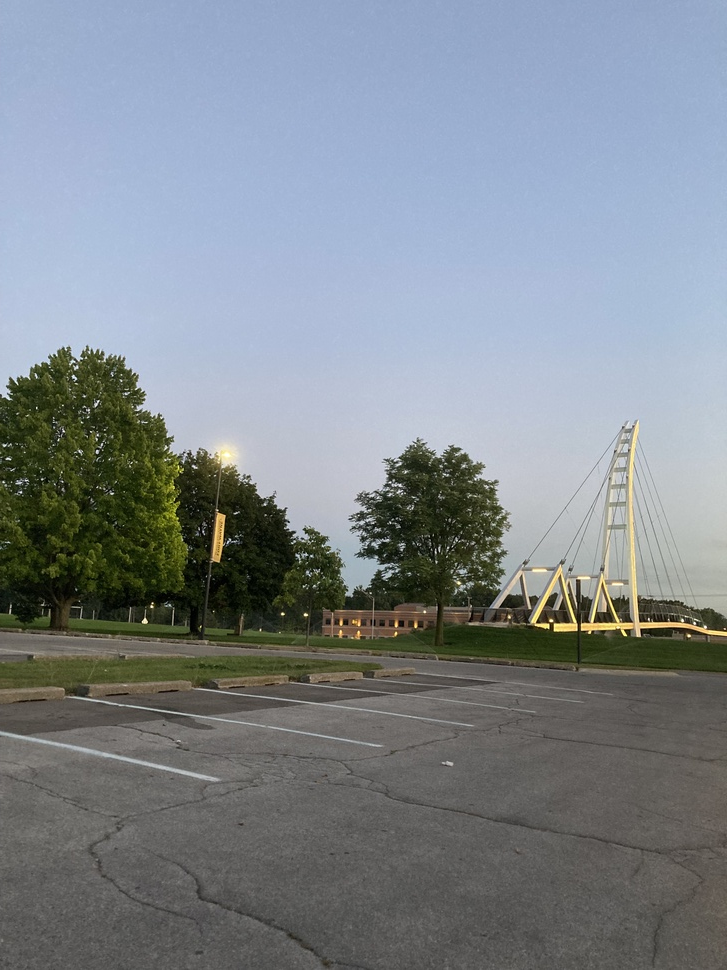
#> input picture Images/image1.jpg, 727 x 970 px, shrunk from 3024 x 4032 before the run, found by its file name
$ jupyter execute --allow-errors img_stitch_gradientdomainblend.ipynb   (older library calls are emulated)
#> lines starting #> are read from the running program, lines starting #| are printed output that depends on the picture
[cell 1]
import sys
import cv2
import numpy as np
from scipy.sparse import diags
from scipy.sparse.linalg import spsolve
from scipy.sparse import csr_matrix
from google.colab.patches import cv2_imshow

[cell 2]
# Load input images
image1 = cv2.imread('image1.jpg')
#> image1 is the input picture: shape (970, 727, 3); mean B, G, R 141.6, 135.2, 127.7
image2 = cv2.imread('image2.jpg')
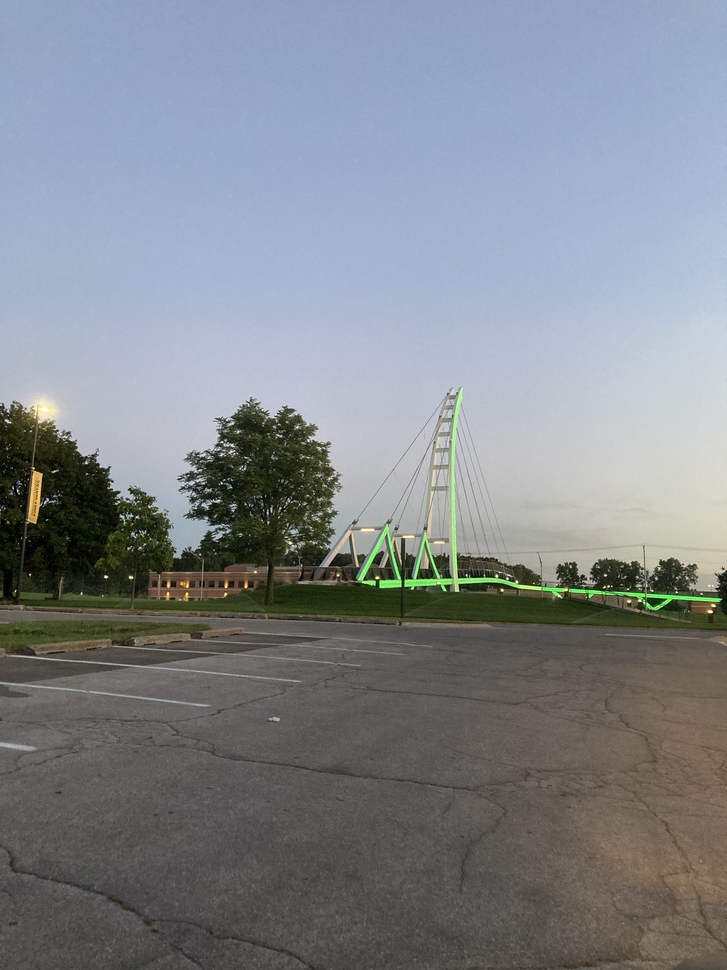
#> input picture Images/image2.jpg, 727 x 970 px, shrunk from 3024 x 4032 before the run, found by its file name
#> image2 is the input picture: shape (970, 727, 3); mean B, G, R 140.8, 134.4, 129.3
image3 = cv2.imread('image3.jpg')
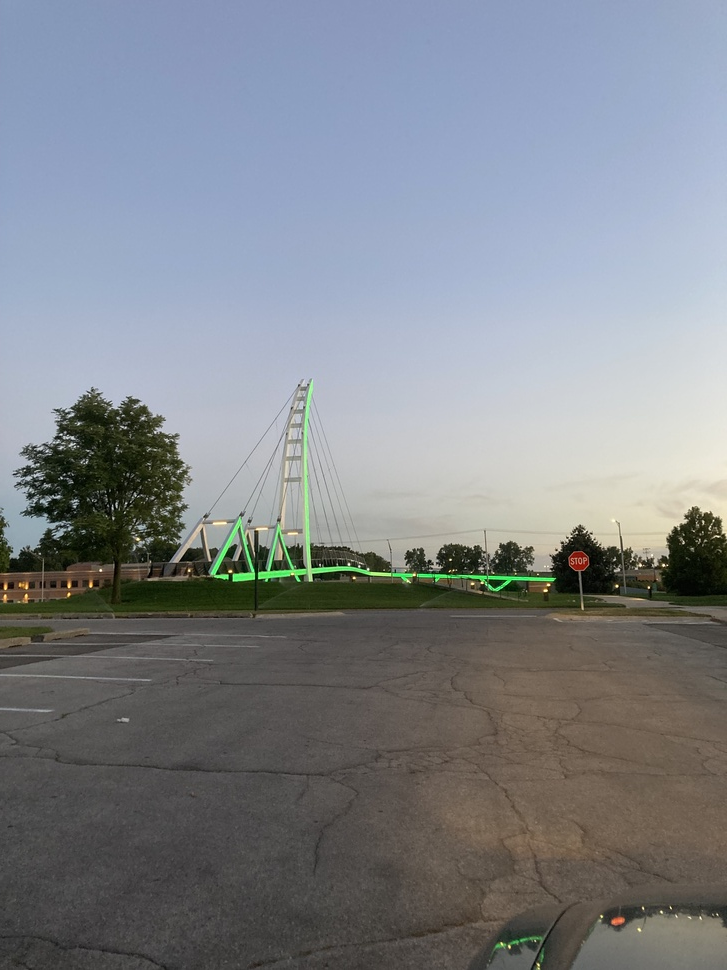
#> input picture Images/image3.jpg, 727 x 970 px, shrunk from 3024 x 4032 before the run, found by its file name
#> image3 is the input picture: shape (970, 727, 3); mean B, G, R 138.6, 132.7, 128.2
image4 = cv2.imread('image4.jpg')
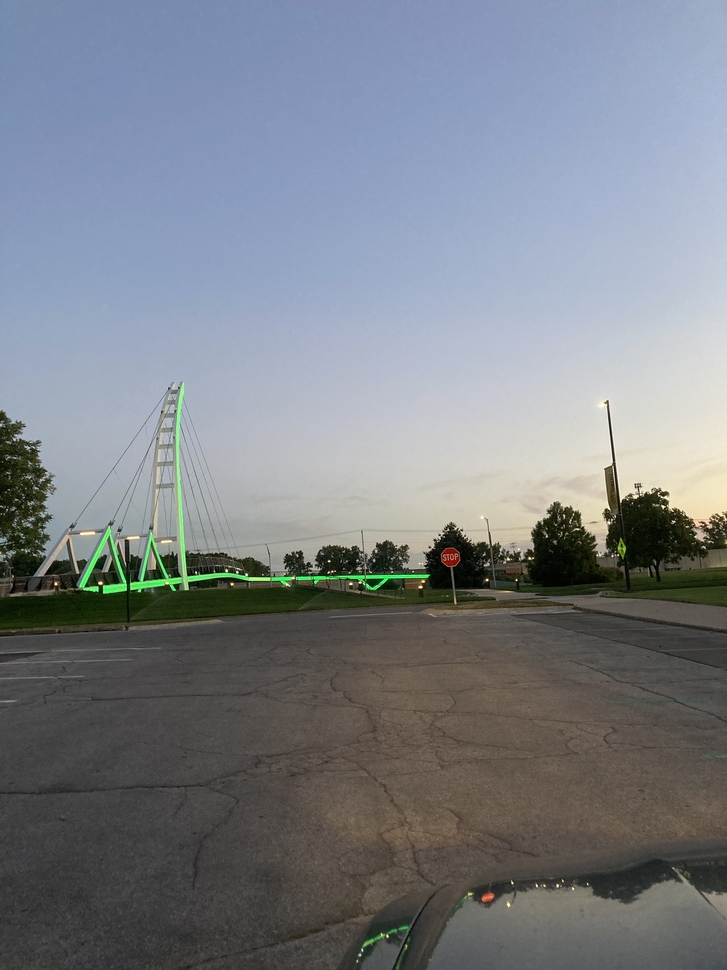
#> input picture Images/image4.jpg, 727 x 970 px, shrunk from 3024 x 4032 before the run, found by its file name
#> image4 is the input picture: shape (970, 727, 3); mean B, G, R 135.2, 128.3, 123.3

images = [image1, image2, image3, image4]

result = images[0]

# Convert images to grayscale
gray_images = [cv2.cvtColor(image, cv2.COLOR_BGR2GRAY) for image in images]
#> gray_images = 4 items
for i in range(len(gray_images)):
    cv2_imshow(gray_images[i])
#> this loop made 4 passes

[cell 3]
# Initialize ORB detector
orb = cv2.ORB_create()

# Find keypoints and descriptors for each image
keypoints1, descriptors1 = orb.detectAndCompute(image1, None)
#> keypoints1 = 500 keypoints; strongest (x, y, size): (144, 622, 31), (145, 619, 31), (144, 619, 37.2), (554, 626, 44.6)
keypoints2, descriptors2 = orb.detectAndCompute(image2, None)
#> keypoints2 = 500 keypoints; strongest (x, y, size): (105, 577, 31), (130, 577, 31), (377, 577, 31), (496, 575, 31)
keypoints3, descriptors3 = orb.detectAndCompute(image3, None)
#> keypoints3 = 500 keypoints; strongest (x, y, size): (230, 571, 31), (349, 564, 31), (616, 586, 31), (546, 590, 31)
keypoints4, descriptors4 = orb.detectAndCompute(image4, None)
#> keypoints4 = 500 keypoints; strongest (x, y, size): (100, 583, 31), (226, 570, 31), (663, 506, 31), (237, 572, 31)

# Draw keypoints on images
image1_with_keypoints = cv2.drawKeypoints(image1, keypoints1, None, color=(0, 255, 0), flags=cv2.DrawMatchesFlags_DRAW_RICH_KEYPOINTS)
image2_with_keypoints = cv2.drawKeypoints(image2, keypoints2, None, color=(0, 255, 0), flags=cv2.DrawMatchesFlags_DRAW_RICH_KEYPOINTS)
image3_with_keypoints = cv2.drawKeypoints(image3, keypoints3, None, color=(0, 255, 0), flags=cv2.DrawMatchesFlags_DRAW_RICH_KEYPOINTS)
image4_with_keypoints = cv2.drawKeypoints(image4, keypoints4, None, color=(0, 255, 0), flags=cv2.DrawMatchesFlags_DRAW_RICH_KEYPOINTS)
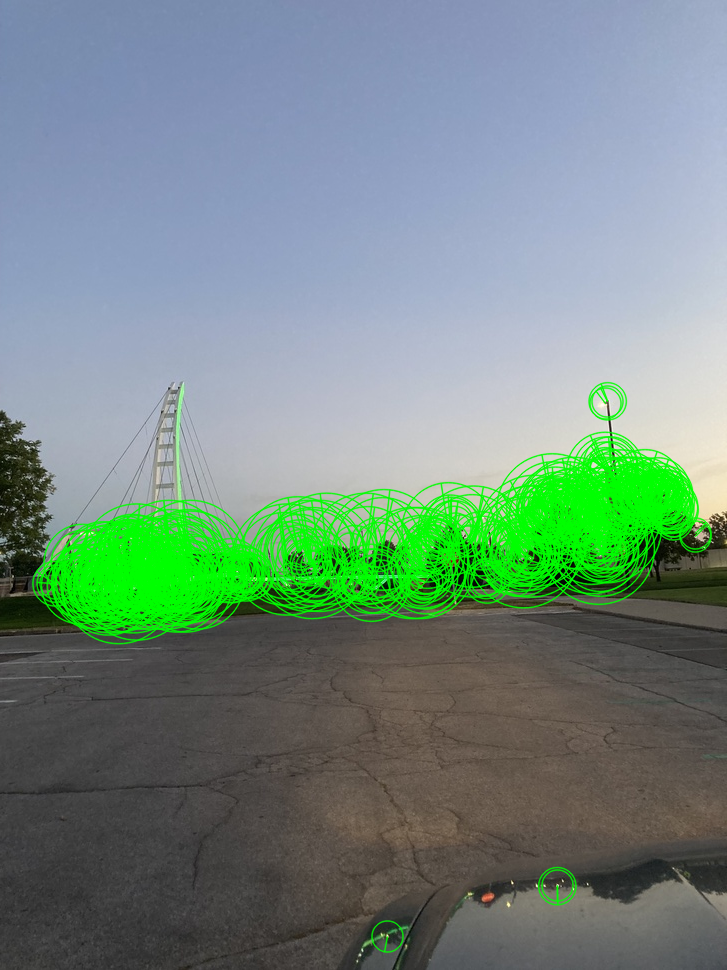
#> image4_with_keypoints: shape (970, 727, 3); mean B, G, R 127.7, 139.6, 114.7

# Display images with keypoints
cv2_imshow(image1_with_keypoints)
cv2_imshow(image2_with_keypoints)
cv2_imshow(image3_with_keypoints)
cv2_imshow(image4_with_keypoints)

[cell 4]
# Create a BFMatcher (BruteForce) object
bf = cv2.BFMatcher(cv2.NORM_HAMMING, crossCheck=True)

# Match descriptors using knn
matches12 = bf.match(descriptors1, descriptors2)
#> matches12 = 264 matches
matches23 = bf.match(descriptors2, descriptors3)
#> matches23 = 266 matches
matches34 = bf.match(descriptors3, descriptors4)
#> matches34 = 257 matches

# Sort the matches based on distance
matches12 = sorted(matches12, key=lambda x: x.distance)
matches23 = sorted(matches23, key=lambda x: x.distance)
matches34 = sorted(matches34, key=lambda x: x.distance)

[cell 5]
# Take top 50 matches
good_matches12 = matches12[:50]
#> good_matches12 = 50 matches
good_matches23 = matches23[:50]
#> good_matches23 = 50 matches
good_matches34 = matches34[:50]
#> good_matches34 = 50 matches

# Extract matched keypoints
src_pts = np.float32([keypoints1[m.queryIdx].pt for m in good_matches12]).reshape(-1, 1, 2)
#> src_pts = 50 rows, first 8: [381.5, 561.9], [375.3, 557.8], [347.6, 591.2], [532.2, 620.4], [381.6, 563], [385.7, 574.8], [400.3, 462.2], [376.2, 576.3]
dst_pts = np.float32([keypoints2[m.trainIdx].pt for m in good_matches12]).reshape(-1, 1, 2)
#> dst_pts = 50 rows, first 8: [211.5, 522.5], [205.3, 518.4], [175.6, 551.8], [359.4, 577.2], [211.7, 524.2], [216.5, 535], [231.8, 421.9], [206, 537.5]
H12, _ = cv2.findHomography(src_pts, dst_pts, cv2.RANSAC, 5.0)
#> H12 = [[1.31, 0.00919, -254], [0.183, 1.25, -151.3], [0.000359, 0.0001, 1]]

src_pts = np.float32([keypoints2[m.queryIdx].pt for m in good_matches23]).reshape(-1, 1, 2)
#> src_pts = 50 rows, first 8: [289.4, 542.9], [592.7, 582.3], [440.7, 559], [459.4, 576], [359.4, 577.2], [557.8, 568.2], [412.1, 580.5], [403.2, 540]
dst_pts = np.float32([keypoints3[m.trainIdx].pt for m in good_matches23]).reshape(-1, 1, 2)
#> dst_pts = 50 rows, first 8: [136.8, 538.6], [438.9, 566.8], [293.8, 548.2], [312.5, 565.9], [210.8, 572], [406.4, 553.7], [265.2, 573.3], [256.3, 532.8]
H23, _ = cv2.findHomography(src_pts, dst_pts, cv2.RANSAC, 5.0)
#> H23 = [[1.11, -0.0358, -169.5], [0.142, 0.915, -9.49], [0.000334, -0.000215, 1]]

src_pts = np.float32([keypoints3[m.queryIdx].pt for m in good_matches34]).reshape(-1, 1, 2)
#> src_pts = 50 rows, first 8: [313.1, 564], [553, 557.3], [552.4, 557.4], [544.6, 566.1], [546.4, 564.4], [438.9, 566.8], [577.3, 530], [430, 551.8]
dst_pts = np.float32([keypoints4[m.trainIdx].pt for m in good_matches34]).reshape(-1, 1, 2)
#> dst_pts = 50 rows, first 8: [188.7, 572.3], [426.2, 554.4], [425.5, 554.9], [419.2, 562.6], [421, 561.4], [318, 568.5], [450, 526.7], [308.2, 555.4]
H34, _ = cv2.findHomography(src_pts, dst_pts, cv2.RANSAC, 5.0)
#> H34 = [[1.2, 0.0419, -191.4], [0.0878, 1.17, -51.58], [0.000246, 5.32e-05, 1]]

[cell 6]
# Warp images
panorama = cv2.warpPerspective(image1, H12, (image1.shape[1] + image2.shape[1], image1.shape[0]))
panorama[0:image2.shape[0], 0:image2.shape[1]] = image2

temp = cv2.warpPerspective(image3, H23, (image3.shape[1] + image4.shape[1], image3.shape[0]))
temp[0:image4.shape[0], 0:image4.shape[1]] = image4

final_panorama = cv2.warpPerspective(panorama, H34, (panorama.shape[1] + temp.shape[1], panorama.shape[0]))
final_panorama[0:temp.shape[0], 0:temp.shape[1]] = temp

[cell 7]
# Calculate gradient in x and y directions for the panorama
gradient_x = cv2.Sobel(final_panorama, cv2.CV_64F, 1, 0, ksize=5)
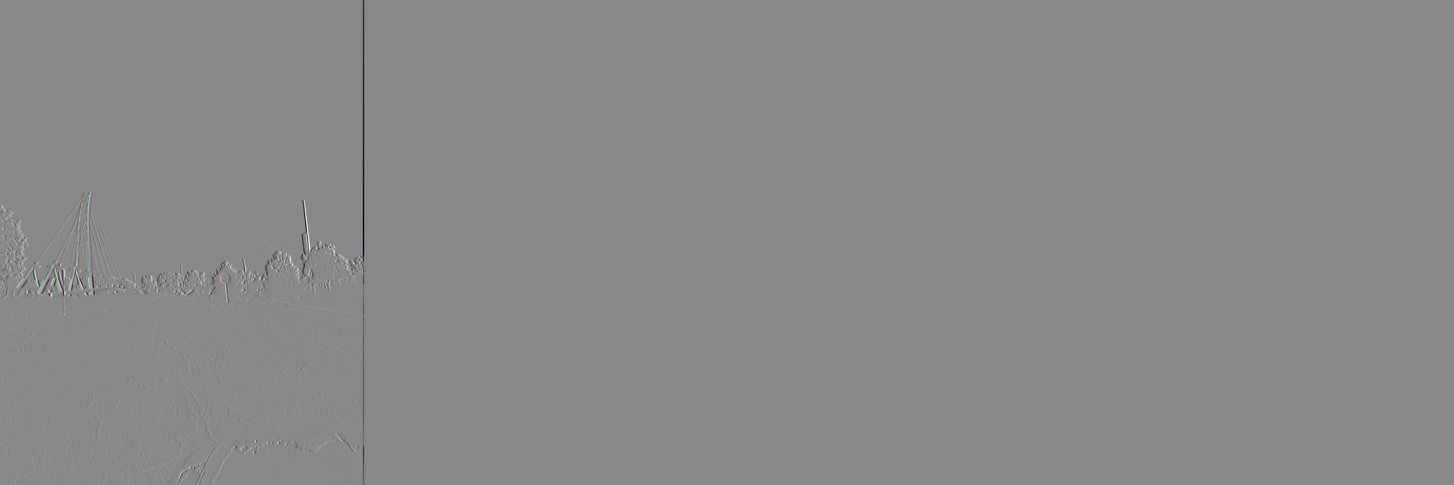
#> gradient_x: shape (970, 2908, 3) float64 (shown at 1/2 size); mean B, G, R -4.7, -4.3, -4; drawn with min black and max white
gradient_y = cv2.Sobel(final_panorama, cv2.CV_64F, 0, 1, ksize=5)

# Calculate Laplacian for gradient in x and y directions
laplacian_x = cv2.Sobel(gradient_x, cv2.CV_64F, 1, 0, ksize=5)
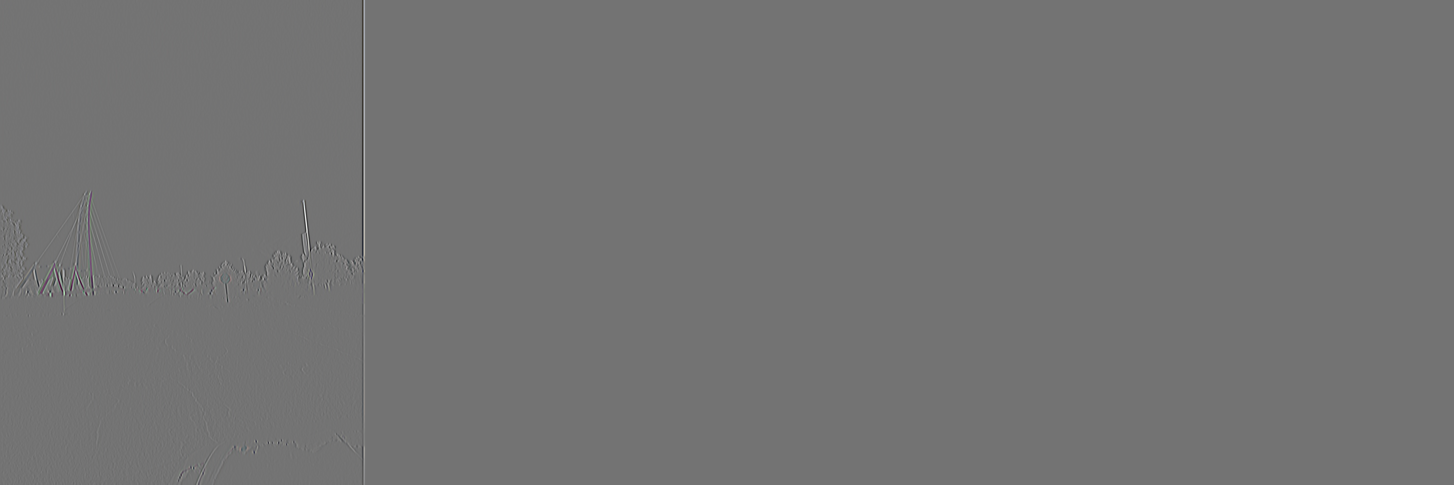
#> laplacian_x: shape (970, 2908, 3) float64 (shown at 1/2 size); mean B, G, R 0.3, 0, 0.6; drawn with min black and max white
laplacian_y = cv2.Sobel(gradient_y, cv2.CV_64F, 0, 1, ksize=5)

# Construct Poisson equation matrix
laplacian_sum = laplacian_x + laplacian_y
laplacian_sum_flat = laplacian_sum.flatten()
